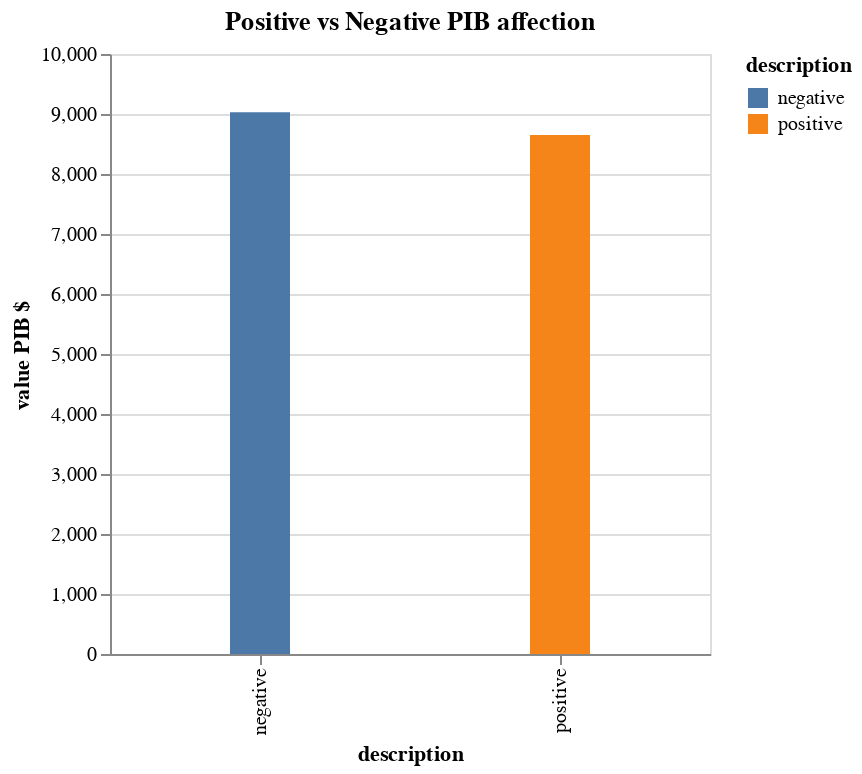

Source (notebook cell):
### Code cell
alt.Chart(df_pn).mark_bar(size=30).encode(
x='description',
y=alt.Y('value',title='value PIB $'),
color='description'
).properties(width=alt.Step(150),title='Positive vs Negative PIB affection')

### Figure 1 — Vega-Lite specification as saved in the notebook (floating-point values rounded to 4 significant figures)
{"config": {"view": {"continuousWidth": 400, "continuousHeight": 300}}, "data": {"name": "data-3c3286d78ae3b5ef403feeb3f277fb59"}, "mark": {"type": "bar", "size": 30}, "encoding": {"color": {"type": "nominal", "field": "description"}, "x": {"type": "nominal", "field": "description"}, "y": {"type": "quantitative", "field": "value", "title": "value PIB $"}}, "title": "Positive vs Negative PIB affection", "width": {"step": 150}, "$schema": "https://vega.github.io/schema/vega-lite/v4.8.1.json", "datasets": {"data-3c3286d78ae3b5ef403feeb3f277fb59": [{"description": "positive", "value": 8648.0}, {"description": "negative", "value": 9027.0}]}}
